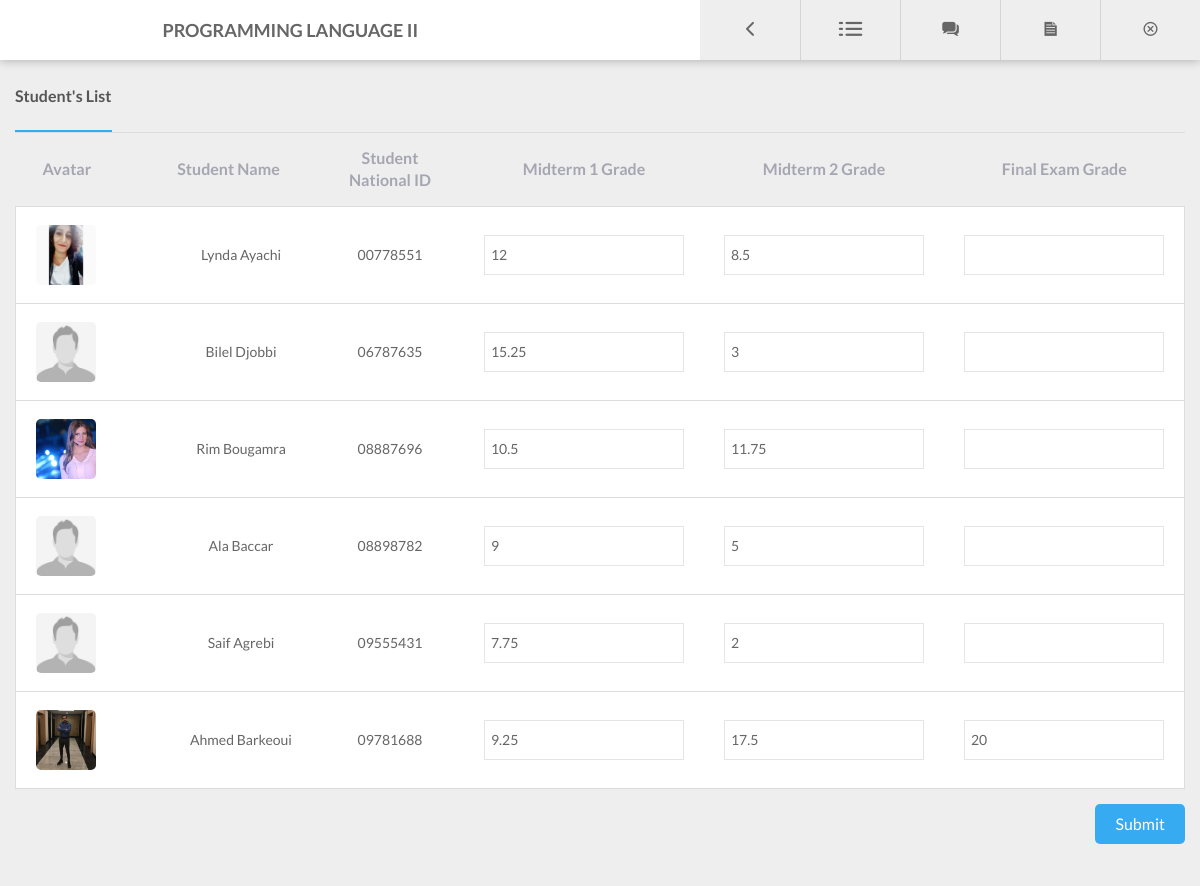
Page /website/html/examresult.php?c_id=1&group_nb=6 (signed in) on the committed database.
### tables this page shows
CREATE TABLE `course` (
  `c_id` int(11) NOT NULL,
  `c_fullname` text NOT NULL,
  `c_code` varchar(50) DEFAULT NULL,
  `c_credit` float DEFAULT NULL,
  `c_reviewsystem` varchar(50) DEFAULT NULL,
  `c_level` int(2) DEFAULT NULL,
  `c_cat` varchar(20) DEFAULT NULL,
  `c_totalabsence` int(2) DEFAULT NULL
);

CREATE TABLE `grade` (
  `g_id` int(11) NOT NULL,
  `c_id` int(11) DEFAULT NULL,
  `m_nId` varchar(20) DEFAULT NULL,
  `g_midt1` float DEFAULT NULL,
  `g_midt2` float DEFAULT NULL,
  `g_finalexam` float DEFAULT NULL
);

CREATE TABLE `member` (
  `m_nId` varchar(20) NOT NULL,
  `m_fName` varchar(20) DEFAULT NULL,
  `m_lName` varchar(20) DEFAULT NULL,
  `m_rn` varchar(20) DEFAULT NULL,
  `m_email` varchar(50) DEFAULT NULL,
  `m_pass` varchar(100) DEFAULT NULL,
  `m_role` varchar(20) DEFAULT NULL,
  `m_Pic` blob,
  `m_phNumber` int(11) DEFAULT NULL,
  `m_skype` varchar(30) DEFAULT NULL,
  `m_bdate` varchar(20) DEFAULT NULL,
  `m_gender` varchar(10) DEFAULT NULL,
  `m_cat` varchar(40) DEFAULT NULL,
  `m_level` int(2) DEFAULT NULL,
  `m_groupnb` int(2) DEFAULT NULL
);

### website/html/examresult.php (the view, shortened to what this page needs)
<?php
    include "connect.php";
	$nb =$_GET['group_nb'] ;
     $key = $_GET['c_id'] ;
                    $sql="SELECT * FROM course WHERE c_id =$key ";
                    $result=mysqli_query($conn,$sql);
                    if(mysqli_num_rows($result))
                        {  while($row=mysqli_fetch_assoc($result))
                            { $timely=$row["c_id"];
    ?>
<!DOCTYPE html>
<html lang="en">
<head>
    <link rel="stylesheet" type="text/css" href="css/library/bootstrap.min.css">
    <link rel="stylesheet" type="text/css" href="css/library/font-awesome.min.css">
    <link rel="stylesheet" type="text/css" href="css/library/owl.carousel.css">
    <link rel="stylesheet" type="text/css" href="css/library/animate.css">
    <link rel="stylesheet" type="text/css" href="css/md-font.css">
    <link rel="stylesheet" type="text/css" href="css/style.css">
    <link rel="stylesheet" href="css/uikit.min.css" >
            <link rel="stylesheet" type="text/css" href="src/DateTimePicker.css" />
</head>
<body id="page-top">
<div id="page-wrap">
    <div class="top-nav">
        <h4 class="sm black bold" style="margin-left: 30px"><?php echo  $row["c_fullname"]?></h4>
        <ul class="top-nav-list">
        <li class="prev-course"><a href="courses.php"><i class="icon md-angle-left"></i><span class="tooltip">Prev</span></a>
              <li class="discussion-learn">
                <a href="#"><i class="icon md-list"></i><span class="tooltip">Exam Dates</span></a>
            </li>
            <li class="discussion-learn">
                <a href="#"><i class="icon md-comments"></i><span class="tooltip">New Topic</span></a>
                         <?php
                    $sql="SELECT * FROM disc_topic where c_id = '$timely' order by dt_id desc ";
                    $result=mysqli_query($conn,$sql);
                ?>
                  <?php if ($_SESSION["m_role"] == 'Instructor' ||$_SESSION["m_role"] == 'Administrator'){ ?>
            <li class="backpage">
              <a href="<?php echo "adddocument.php?c_id=".$timely."" ?>">
             <i class="icon md-file"></i><span class="tooltip">New Doc</span></a>
            </li>
            <li class="backpage" >
                <a href="index.php"><i  class="icon md-close-1"></i><span class="tooltip">Home</span></a>
            </li>
          <?php }if ($_SESSION["m_role"] == 'Student' ){?>
            <li class="backpage" style="width:230px">
                <a href="index.php"><i style="width:230px" class="icon md-close-1"></i><span class="tooltip">Home</span></a>
            </li>
            <?php }?>
        </ul>
    </div>
    <section  class="course-concern" >
            <div class="container " >
                <div class="table-asignment">
                <div class="tab-content">
                      <div class="tab-pane fade in active" >
                      <?php
                                               $sqll ="SELECT * FROM grade
  left JOIN member ON grade.m_nId = member.m_nId  where m_groupnb=$nb and c_id =$key ";
                                 $resul=mysqli_query($conn,$sqll);
                    if(mysqli_num_rows($resul)){ ?>
                 <ul class="nav-tabs" role="tablist">
               <li class="active"><a href="#examgrade" role="tab" data-toggle="tab">Student's List</a></li>
                 </ul>
  <form method="post" action="<?php echo "savegrade.php?c_id=".$key."&group_nb=".$nb ?>">
                        <table class="mc-table">
                                <thead >
                                  <tr>
                                       <th class="info-author"><span class="gris">&ensp;&ensp;&ensp; Avatar</span></th>
                                    <th class="submission"><span class="gris">Student Name</span></th>
                                    <th class="submissions"><span class="gris">Student National ID </span></th>
									<th class="latest-reply"><span class="gris">Midterm 1 Grade</span></th>
                                    <th class="latest-reply1"><span class="gris">Midterm 2 Grade</span></th>
                  <th class="latest-reply2"><span class="gris">Final Exam Grade</span></th>
                                  </tr>
                                </thead>
                          <?php
                                     while($row1=mysqli_fetch_assoc($resul))
                                     {  $name = $row1['m_fName']." ".$row1['m_lName'] ;
  										 $nid= $row1['m_nId'];
  										 $pic = $row1['m_Pic'];
                              ?>
                             <tr>
    						  <td class="info-author">
                        <div class="image">
                                <?php  if (!empty($row1["m_Pic"] )){
                                 echo "<img src='images/".$pic."'>" ;}
                                    if (empty($row1["m_Pic"] )){
                                        if ($row1["m_gender"]=='Female') { ?>
                                       <img width="50px" height="50px" src="images/female.png" />
                                            <?php  }
                                            else  if ($row1["m_gender"]=='Male'){ ?>
                                         <img  width="50px" height="50px" src="images/male.jpg" />
                                            <?php  }
                                            else {  ?>
                                       <img   width="50px" height="50px" src="images/male.jpg" />
                                            <?php }  } ?> &ensp;&ensp;
                                  </div>
                                  </td>
                                  <td class="submission" width="175px">
                                  <a href="<?php echo "profile.php?m_nId=".$nid."" ?>"><?php echo $name ?> </a>
                              </td>
                              <td class="submissions"> <?php echo $nid  ; ?>
                             </td>
                             <td class="latest-reply">
                             <input class="uk-input uk-form-width-medium" type="text" name="g_midt1[]" value="<?php echo $row1['g_midt1'];?>" />
                             </td>
                             <td class="latest-reply1">
                             <input class="uk-input uk-form-width-medium" type="text" name="g_midt2[]" value="<?php echo $row1['g_midt2'];?>" />
                             </td>
                             <td class="latest-reply2">
                             <input class="uk-input uk-form-width-medium" type="text" name="g_finalexam[]" value="<?php echo $row1['g_finalexam'];?>" />
                             </td>
                           </tr>
                            <?php
                           }  ?>
                      </table>
                   <div class="input-save">
                      <input type="submit"  class="mc-btn btn-style-1 pull-right"  value="Submit" name="submit">
                      </div>
                       </form><?php  }?>
                      </div>
</div>
        </div>
    </section>
</div>
<?php } }?>
                      </body>
</html>

### rows in the picture
course: c_fullname "PROGRAMMING LANGUAGE II"
grade: m_nId.m_Pic (picture), m_nId.m_lName "Lynda Ayachi", m_nId.m_nId "00778551", g_midt1 "12", g_midt2 "8.5"
grade: m_nId.m_Pic (picture), m_nId.m_lName "Bilel Djobbi", m_nId.m_nId "06787635", g_midt1 "15.25", g_midt2 "3"
grade: m_nId.m_Pic (picture), m_nId.m_lName "Rim Bougamra", m_nId.m_nId "08887696", g_midt1 "10.5", g_midt2 "11.75"
grade: m_nId.m_lName "Ala Baccar", m_nId.m_nId "08898782", g_midt1 "9", g_midt2 "5"
grade: m_nId.m_lName "Saif Agrebi", m_nId.m_nId "09555431", g_midt1 "7.75", g_midt2 "2"
grade: m_nId.m_Pic (picture), m_nId.m_lName "Ahmed Barkeoui", m_nId.m_nId "09781688", g_midt1 "9.25", g_midt2 "17.5", g_finalexam "20"
